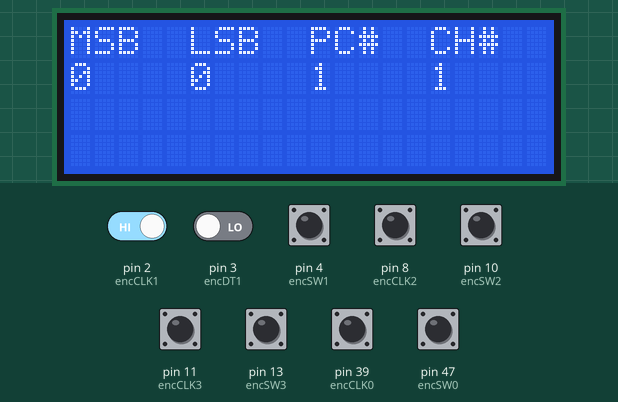
This sketch was run on a simulated Arduino Mega 2560, built with avr-gcc and run on an emulated ATmega2560. Parts: 20×4 character LCD. Inputs (shaded band) come from the test bench; at power-on: pin 2 (encCLK1), pin 4 (encSW1), pin 8 (encCLK2), pin 10 (encSW2), pin 11 (encCLK3), pin 13 (encSW3), pin 39 (encCLK0), pin 47 (encSW0) HIGH, pin 3 (encDT1) LOW. MIDI output is not drawn.

Above: at 1.3 s.
1.4 s: pin 4 (encSW1) pulled LOW for 0.15 s
At 2.6 s:
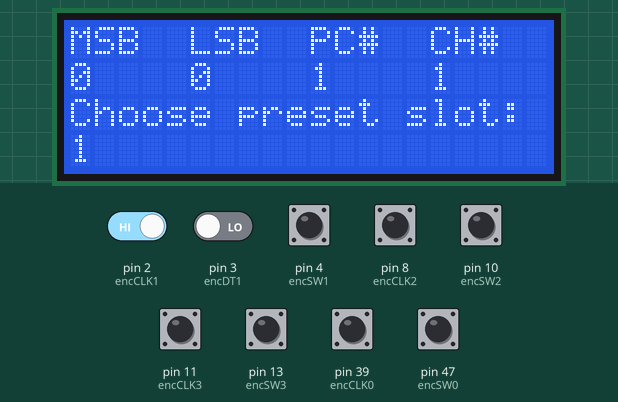
3.0 s: pin 2 (encCLK1) driven LOW
4.5 s: pin 4 (encSW1) pulled LOW for 1 s
At 5.6 s:
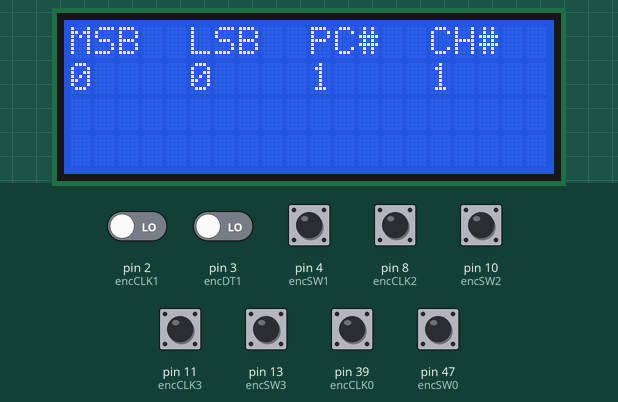
7.0 s: pin 13 (encSW3) pulled LOW for 0.15 s
At 8.8 s:
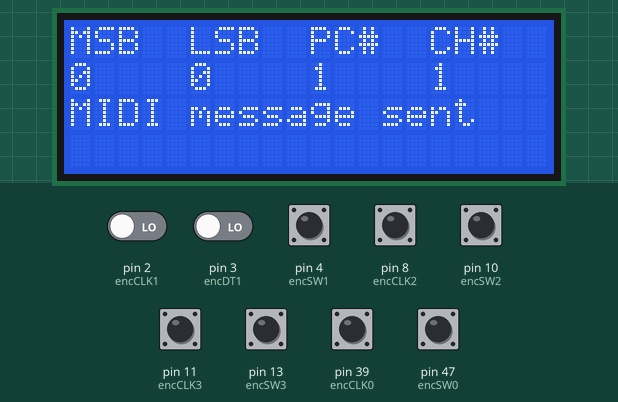
9.1 s: pin 47 (encSW0) pulled LOW for 0.15 s
At 10.3 s:
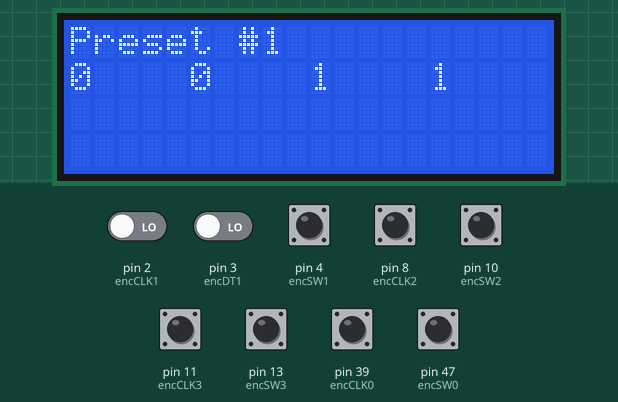
10.7 s: pin 13 (encSW3) pulled LOW for 1 s
At 11.9 s:
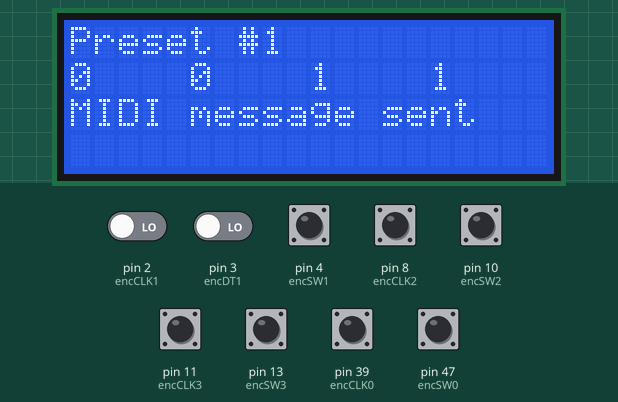
Timing chart, 0 to 13.7 s (numbered marks = the images above; inputs shaded):
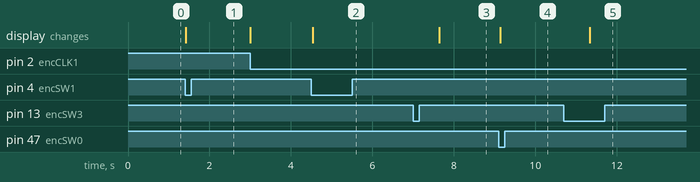

The sketch:

MIDI_Program_Controller.ino
```cpp
// (licence header left out)
#include <LiquidCrystal_I2C.h> // https://github.com/fdebrabander/Arduino-LiquidCrystal-I2C-library
#include <MIDI.h>
#include <Wire.h>
#include "MIDI_Program_Controller.h"

// Set the LCD address to 0x27 for a 20 chars and 4 line display, your LCD address may vary
LiquidCrystal_I2C lcd(0x27, 20, 4);

// Initializing variables for tracking Encoders
byte prevCLK0;
byte currCLK0;
byte prevStateSW0 = HIGH;
byte stateSW0 = HIGH;
unsigned long lastSW0 = 0;

byte prevCLK1;
byte currCLK1;
byte prevStateSW1 = HIGH;
byte stateSW1 = HIGH;
unsigned long lastSW1 = 0;

byte prevCLK2;
byte currCLK2;
byte prevStateSW2 = HIGH;
byte stateSW2 = HIGH;
unsigned long lastSW2 = 0;

byte prevCLK3;
byte currCLK3;
byte prevStateSW3 = HIGH;
byte stateSW3 = HIGH;
unsigned long lastSW3 = 0;

program_change_properties_t activeProgChng; // Parameters of the selected MIDI message in the default menu

program_change_properties_t presetProgChngArray[MAX_PRESET_VAL]; // stores MIDI message info for presets

byte presetNum = 1;
byte menuMode = 0; // 0 == default menu, 1 == preset menu
byte sendFlag = false; // toggled to 'true' when a MIDI message is sent

unsigned long sendTime = millis(); // Tracks how long since a MIDI message was sent

byte autoSendFlag = false; // toggled to 'true' if auto sending is enabled

// Initialize MIDI default configuration
MIDI_CREATE_DEFAULT_INSTANCE();

void setup() {
  // Start MIDI, input channel does not matter so listening on all channels
  MIDI.begin(MIDI_CHANNEL_OMNI);

  // initialize the LCD
  lcd.begin();
  DefaultDisp();

  // configure the pins for each encoder
  pinMode(encCLK0, INPUT);
  pinMode(encDT0, INPUT);
  pinMode(encSW0, INPUT_PULLUP);
  prevCLK0 = digitalRead(encCLK0);

  pinMode(encCLK1, INPUT);
  pinMode(encDT1, INPUT);
  pinMode(encSW1, INPUT_PULLUP);
  prevCLK1 = digitalRead(encCLK1);

  pinMode(encCLK2, INPUT);
  pinMode(encDT2, INPUT);
  pinMode(encSW2, INPUT_PULLUP);
  prevCLK2 = digitalRead(encCLK2);

  pinMode(encCLK3, INPUT);
  pinMode(encDT3, INPUT);
  pinMode(encSW3, INPUT_PULLUP);
  prevCLK3 = digitalRead(encCLK3);
}

/*
 * Function: LCDClearLine
 * Description: Clears a line from the LCD
 * Input:
 *   yPos - the line that needs clearing, expects value of 0 to 3
 */
void LCDClearLine(byte yPos) {
  if (yPos > 3) { // in a 4 line display, the possible range of values is 0-3
    return;
  }
  lcd.setCursor(0, yPos);
  lcd.print("                    ");
}

/*
 * Function: DispValues
 * Description: Writes the MIDI CC, PC, and channel info to the LCD
 * Inputs:
 *   MSB - most significant bit value, expects value of 0 to 127
 *   LSB - least significant bit value, expects value of 0 to 127
 *   PC - program change number, expects value of 1 to 128
 *   chan - channel number, expects value of 1 to 16
 */
void DispValues(byte MSB, byte LSB, byte PC, byte chan) {
  if (MSB > MAX_CC_VAL || LSB > MIN_CC_VAL || PC < MIN_PC_VAL || PC > MAX_PC_VAL || chan < MIN_MIDI_CH_VAL || chan > MAX_MIDI_CH_VAL) {
    return;
  }
  LCDClearLine(1);
  lcd.setCursor(0, 1);
  lcd.print(MSB);
  lcd.setCursor(5, 1);
  lcd.print(LSB);
  lcd.setCursor(10, 1);
  lcd.print(PC);
  lcd.setCursor(15, 1);
  lcd.print(chan);
}

/*
 * Function: DefaultDisp
 * Description: Display the default menu
 */
void DefaultDisp() {
  lcd.clear();
  lcd.setCursor(0, 0);
  lcd.print("MSB  LSB  PC#  CH#");
  DispValues(activeProgChng.MSBVal, activeProgChng.LSBVal, activeProgChng.PCNum, activeProgChng.chanNum);
}

/*
 * Function: PresetMenu
 * Description: Display the preset menu
 */
void PresetMenu() {
  lcd.clear();
  lcd.setCursor(0, 0);
  lcd.print("Preset #");
  lcd.print(presetNum);
  DispValues(presetProgChngArray[presetNum - 1].MSBVal, presetProgChngArray[presetNum - 1].LSBVal, presetProgChngArray[presetNum - 1].PCNum, presetProgChngArray[presetNum - 1].chanNum);
}

/*
 * Function: printMIDIMsgSnt
 * Description: Provides visual feedback to users
 */
void printMIDIMsgSnt() {
  LCDClearLine(2);
  lcd.setCursor(0, 2);
  lcd.print("MIDI message sent");
  sendFlag = true;
  sendTime = millis();
}

/*
 * Function: SendMIDIMessage
 * Description: Sends the two MIDI CC values and single PC value to the provided MIDI channel
 * Inputs:
 *   MSB - most significant bit value, expects value of 0 to 127
 *   LSB - least significant bit value, expects value of 0 to 127
 *   PC - program change number, expects value of 1 to 128
 *   chan - channel number, expects value of 1 to 16
 */
void SendMIDIMessage(byte MSB, byte LSB, byte PC, byte chan) {
  if (MSB > MAX_CC_VAL || LSB > MIN_CC_VAL || PC < MIN_PC_VAL || PC > MAX_PC_VAL || chan < MIN_MIDI_CH_VAL || chan > MAX_MIDI_CH_VAL) {
    return;
  }
  // Send a MIDI CC message to set the MSB value
  MIDI.sendControlChange(MSB_CC, MSB, chan);
  delay(MIDI_DELAY);
  // Send a MIDI CC message to set the LSB value
  MIDI.sendControlChange(LSB_CC, LSB, chan);
  delay(MIDI_DELAY);
  // Send a MIDI PC message to set the Program Number
  MIDI.sendProgramChange(PC, chan);
  printMIDIMsgSnt();
}

/*
 * Function: EncoderFunc
 * Description: Reads changes in encoder state and sets values accordingly
 */
void EncoderFunc(byte encDT, byte currCLK, byte *val, byte maxVal, byte minVal, byte xPos, byte yPos, byte *prevCLK) {
  if (digitalRead(encDT) != currCLK) {
      if (*val == maxVal) {
        *val = minVal;
      } else {
        *val += 1;
      }
    } else {
      if (*val == minVal) {
        *val = maxVal;
      } else {
        *val -= 1;
      }
    }
    lcd.setCursor(xPos, yPos);
    lcd.print("   ");
    lcd.setCursor(xPos, yPos);
    lcd.print(*val);
    *prevCLK = currCLK;
}

/*
 * Function: Encoder0
 * Description: Encoder control for the MSB bank value and the Preset menu
 */
void Encoder0() {
  currCLK0 = digitalRead(encCLK0);
  if (currCLK0 != prevCLK0) {
    if (menuMode) { // Preset Menu
      EncoderFunc(encDT0, currCLK0, &presetNum, MAX_PRESET_VAL, MIN_PRESET_VAL, 8, 0, &prevCLK0);
      DispValues(presetProgChngArray[presetNum - 1].MSBVal, presetProgChngArray[presetNum - 1].LSBVal, presetProgChngArray[presetNum - 1].PCNum, presetProgChngArray[presetNum - 1].chanNum);
      if (autoSendFlag) {
        SendMIDIMessage(presetProgChngArray[presetNum - 1].MSBVal, presetProgChngArray[presetNum - 1].LSBVal, presetProgChngArray[presetNum - 1].PCNum, presetProgChngArray[presetNum - 1].chanNum);
        printMIDIMsgSnt();
      }
    } else { // Default Menu
      EncoderFunc(encDT0, currCLK0, &activeProgChng.MSBVal, MAX_CC_VAL, MIN_CC_VAL, 0, 1, &prevCLK0);
      if (autoSendFlag) {
        MIDI.sendControlChange(MSB_CC, activeProgChng.MSBVal, activeProgChng.chanNum);
        printMIDIMsgSnt();
      }
    }
  }
  // pressing the encoder will toggle between the default menu and the preset menu
  stateSW0 = digitalRead(encSW0);
  if ((stateSW0 == LOW && (stateSW0 != prevStateSW0)) && ((millis() - lastSW0) > DEBOUNCE)) {
    lastSW0 = millis();
    prevStateSW0 = LOW;
    if (menuMode) {
      DefaultDisp();
      menuMode = 0;
    } else {
      PresetMenu();
      menuMode = 1;
    }
  } else if (stateSW0 == HIGH) {
    prevStateSW0 = HIGH;
  }
}

/*
 * Function: Encoder1
 * Description: Encoder control for the LSB bank value and setting Presets
 */
void Encoder1() {
  currCLK1 = digitalRead(encCLK1);
  if (currCLK1 != prevCLK1 && !menuMode) {
    if (!menuMode) {
      EncoderFunc(encDT1, currCLK1, &activeProgChng.LSBVal, MAX_CC_VAL, MIN_CC_VAL, 5, 1, &prevCLK1);
      if (autoSendFlag) {
        MIDI.sendControlChange(LSB_CC, activeProgChng.LSBVal, activeProgChng.chanNum);
        printMIDIMsgSnt();
      }
    }
  }
  stateSW1 = digitalRead(encSW1);
  if ((stateSW1 == LOW && stateSW1 != prevStateSW1) && ((millis() - lastSW1) > DEBOUNCE) && !menuMode) {
    lastSW1 = millis();
    prevStateSW1 = LOW;
    // Set as preset, enter dialogue that allows user to choose which preset slot to fill
    byte tmpPreset = 1;
    lcd.setCursor(0, 2);
    lcd.print("Choose preset slot:");
    lcd.setCursor(0, 3);
    lcd.print(tmpPreset);
    while(true) {
      currCLK1 = digitalRead(encCLK1);
      if (currCLK1 != prevCLK1) {
        EncoderFunc(encDT1, currCLK1, &tmpPreset, MAX_PRESET_VAL, MIN_PRESET_VAL, 0, 3, &prevCLK1);
      }
      stateSW1 = digitalRead(encSW1);
      stateSW0 = digitalRead(encSW0);
      if ((stateSW1 == LOW && (stateSW1 != prevStateSW1)) && ((millis() - lastSW1) > DEBOUNCE)) { // save and exit
        lastSW1 = millis();
        prevStateSW1 = LOW;
        presetProgChngArray[tmpPreset - 1].MSBVal = activeProgChng.MSBVal;
        presetProgChngArray[tmpPreset - 1].LSBVal = activeProgChng.LSBVal;
        presetProgChngArray[tmpPreset - 1].PCNum = activeProgChng.PCNum;
        presetProgChngArray[tmpPreset - 1].chanNum = activeProgChng.chanNum;
        LCDClearLine(2);
        LCDClearLine(3);
        break;
      } else if (stateSW1 == HIGH) {
        prevStateSW1 = HIGH;
      }
      if ((stateSW0 == LOW && (stateSW0 != prevStateSW0)) && ((millis() - lastSW0) > DEBOUNCE)) { // exit without saving
        lastSW0 = millis();
        prevStateSW0 = LOW;
        LCDClearLine(2);
        LCDClearLine(3);
        break;
      } else if (stateSW0 == HIGH) {
        prevStateSW0 = HIGH;
      }
    }
  } else if (stateSW1 == HIGH) {
    prevStateSW1 = HIGH;
  }
}

/*
 * Function: Encoder2
 * Description: Encoder control for the Program Control value and toggle for auto sending MIDI messages
 */
void Encoder2() {
  currCLK2 = digitalRead(encCLK2);
  if (currCLK2 != prevCLK2) {
    if (!menuMode) {
      EncoderFunc(encDT2, currCLK2, &activeProgChng.PCNum, MAX_PC_VAL, MIN_PC_VAL, 10, 1, &prevCLK2);
      if (autoSendFlag) {
        MIDI.sendProgramChange(activeProgChng.PCNum, activeProgChng.chanNum);
        printMIDIMsgSnt();
      }
    }
  }
  stateSW2 = digitalRead(encSW2);
  if ((stateSW2 == LOW && stateSW2 != prevStateSW2) && ((millis() - lastSW2) > DEBOUNCE)) {
    // Toggle automatic message send VS manual message send
    lastSW2 = millis();
    prevStateSW2 = LOW;
    if (autoSendFlag) {
      autoSendFlag = false;
      if (sendFlag) {
        sendFlag = false;
        LCDClearLine(2);
        sendFlag = false;
      }
    } else {
      autoSendFlag = true;
    }
  } else if (stateSW2 == HIGH) {
    prevStateSW2 = HIGH;
  }
}

/*
 * Function: Encoder3
 * Description: Encoder control for the MIDI channel number and sending MIDI messages
 */
void Encoder3() {
  currCLK3 = digitalRead(encCLK3);
  if (currCLK3 != prevCLK3) {
    if (!menuMode) {
      EncoderFunc(encDT3, currCLK3, &activeProgChng.chanNum, MAX_MIDI_CH_VAL, MIN_MIDI_CH_VAL, 15, 1, &prevCLK3);
    }
  }
  // pressing this encoder will send the displayed values over MIDI
  stateSW3 = digitalRead(encSW3);
  if ((stateSW3 == LOW && stateSW3 != prevStateSW3) && ((millis() - lastSW3) > DEBOUNCE)) {
    if (menuMode) {
      SendMIDIMessage(presetProgChngArray[presetNum - 1].MSBVal, presetProgChngArray[presetNum - 1].LSBVal, presetProgChngArray[presetNum - 1].PCNum, presetProgChngArray[presetNum - 1].chanNum);
    } else {
      SendMIDIMessage(activeProgChng.MSBVal, activeProgChng.LSBVal, activeProgChng.PCNum, activeProgChng.chanNum);
    }
    lastSW3 = millis();
    prevStateSW3 = LOW;
  } else if (stateSW3 == HIGH) {
    prevStateSW3 = HIGH;
  }
}

void loop() {
  // Loop will constantly detect changes to the encoder states and react accordingly
  Encoder0();
  Encoder1();
  Encoder2();
  Encoder3();
  // Wipes the "MIDI message sent" notification
  if (sendFlag) {
    if (millis() - sendTime >= MESSAGE_DURATION) {
      LCDClearLine(2);
      sendFlag = false;
    }
  }
}
```

MIDI_Program_Controller.h
```cpp
// (licence header left out)
#define DEBOUNCE 100

#define MSB_CC 0 // standard MSB bank MIDI control change number
#define LSB_CC 32 // standard LSB bank MIDI control change number
#define MAX_CC_VAL 127 // maximum MIDI control change value
#define MIN_CC_VAL 0 // minimum MIDI control change value

#define MAX_PC_VAL 128 // maximum MIDI program change value
#define MIN_PC_VAL 1 // minimum MIDI program change value

#define MAX_MIDI_CH_VAL 16 // maximum MIDI channel value
#define MIN_MIDI_CH_VAL 1 // minimum MIDI channel value

#define MAX_PRESET_VAL 16 // maximum number of presets, relatively arbitrary though
#define MIN_PRESET_VAL 1 // minimum number of presets

#define MESSAGE_DURATION 5000 // duration of the "MIDI message sent" message in milliseconds

#define MIDI_DELAY 300 // delay between MIDI messages measured in milliseconds

#define encCLK0 39
#define encDT0 43
#define encSW0 47

#define encCLK1 2
#define encDT1 3
#define encSW1 4

#define encCLK2 8
#define encDT2 9
#define encSW2 10

#define encCLK3 11
#define encDT3 12
#define encSW3 13

// Struct that contains the 4 MIDI parameters that get sent out
typedef struct program_change_properties {
  byte MSBVal = 0; // Most significant bit, it's a CC value
  byte LSBVal = 0; // Least significant bit, it's a CC value
  byte PCNum = 1; // Program change number
  byte chanNum = 1; // MIDI channel number
} program_change_properties_t;
```

Measured:
- after the input at 1.4 s, the display: changes at once (image 1)
- after the input at 4.5 s, the display: changes at once (image 2)
- after the input at 7.0 s, the display: changes after 0.64 s (image 3)
- after the input at 9.1 s, the display: changes at once (image 4)
- after the input at 10.7 s, the display: changes after 0.64 s (image 5)
